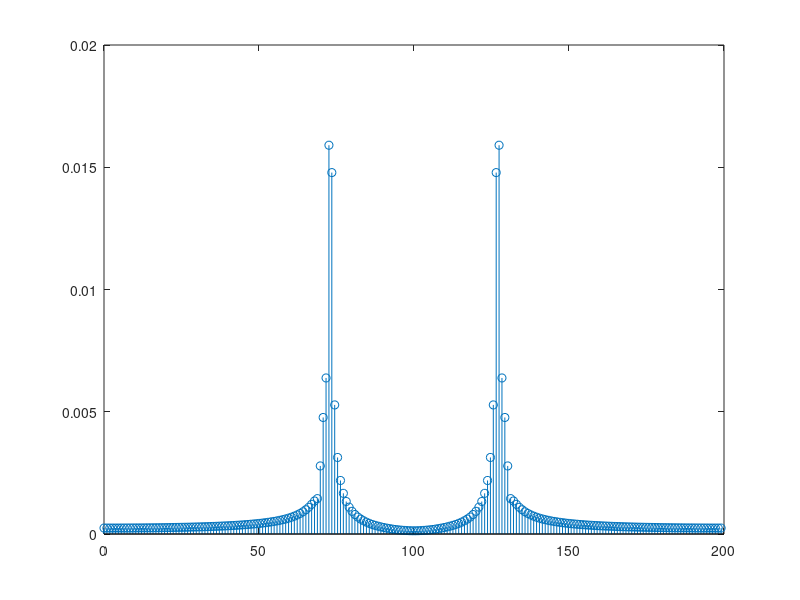
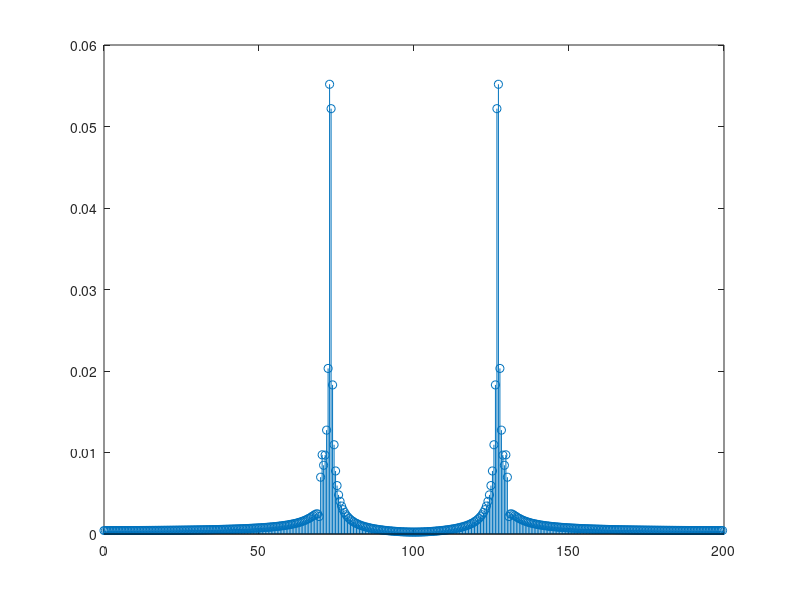
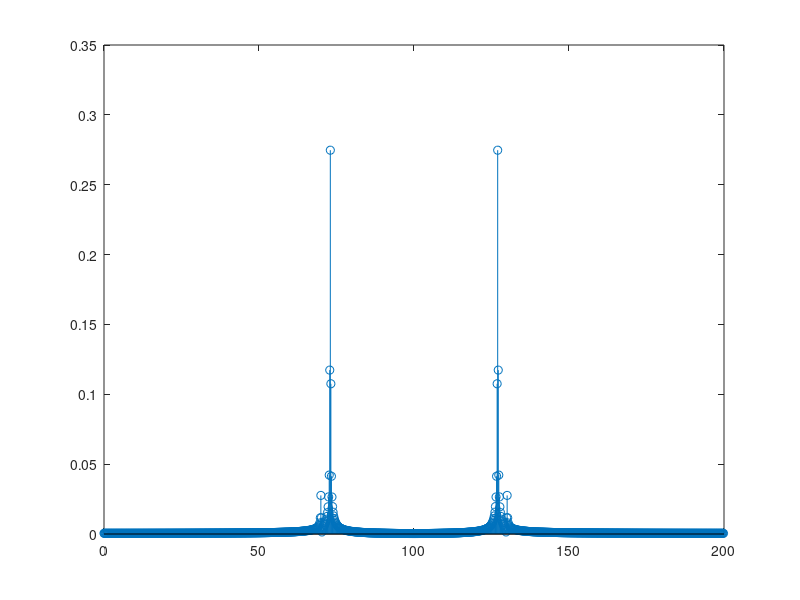
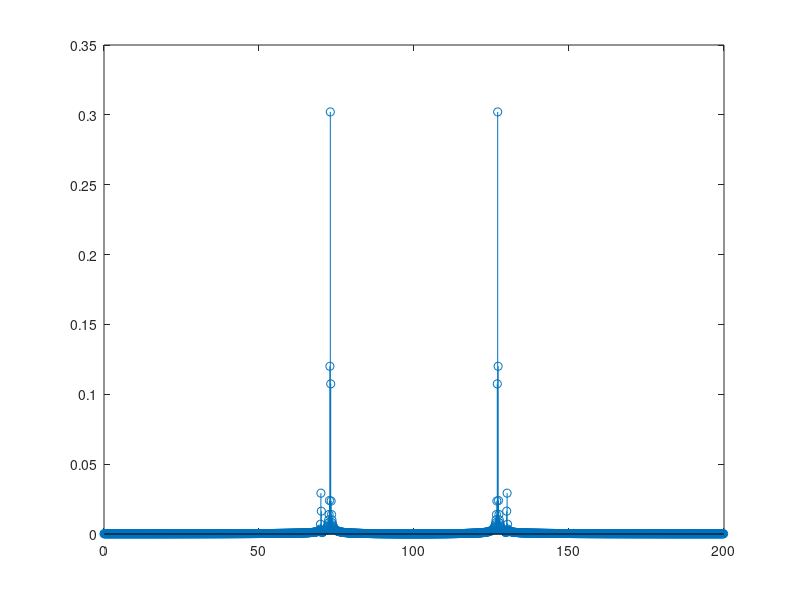

Recreate these plots in MATLAB, in order.
A = 140;
B = 146;

fs = 200;
dt = 1/fs;

t = 0:dt:10-dt;

xa = 0.1*sin(A*pi*t) + cos(B*pi*t);
xa = xa.*transpose(hanning(length(xa)));

y1 = fft(xa, 215);
f1 = (0:214)*fs/215;
N1 = length(y1);

figure;
stem(f1, abs(y1/N1))

y2 = fft(xa, 415);
f2 = (0:414)*fs/415;
N2 = length(y2);

figure;
stem(f2, abs(y2/N2))

y3 = fft(xa, 1115);
f3 = (0:1114)*fs/1115;
N3 = length(y3);

figure;
stem(f3, abs(y3/N3))

y4 = fft(xa, 1515);
f4 = (0:1514)*fs/1515;
N4 = length(y4);

figure;
stem(f4, abs(y4/N4))

y5 = fft((xa), 1915);
f5 = (0:1914)*fs/1915;
N5 = length(y5);

figure;
stem(f5, abs(y5/N5))